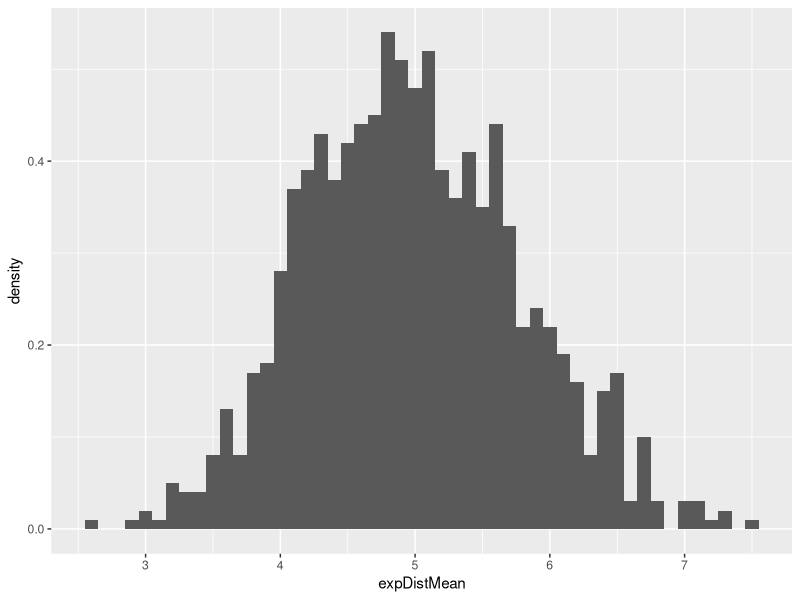
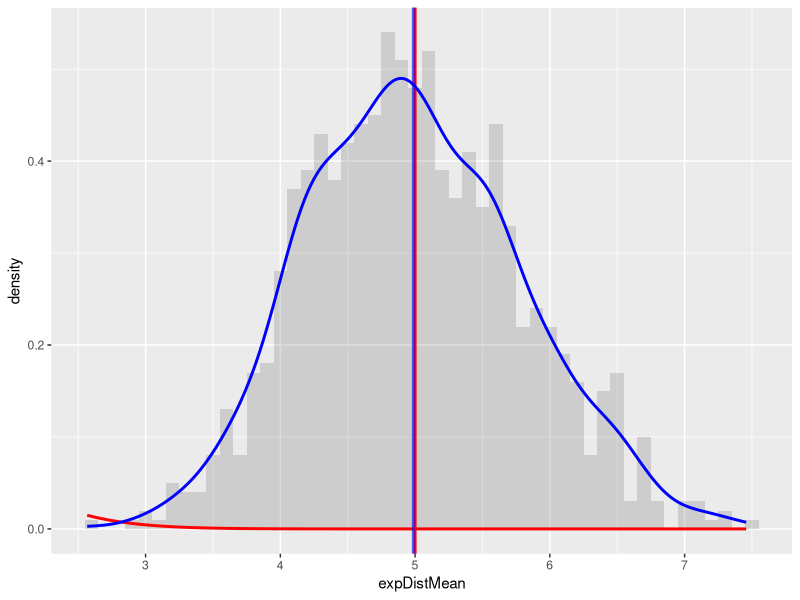

Write the R code that produced these figures, in order.
## ---- chunk 1
# Load necessary libraries
library(ggplot2)

# Set the simulation constants and seed value 
set.seed(3)
n=40
lambda=0.2

# Run the test data 
Mean <- data.frame(sapply(1:1000,function(x) {mean(rexp(n,lambda))}))
names(Mean) <- c("expDistMean")

# Plot the test results

ggplot(data = Mean, aes(x = expDistMean,y=..density..)) + 
  geom_histogram(binwidth=0.1) +   
  scale_x_continuous(breaks=round(seq(min(Mean$expDistMean), max(Mean$expDistMean), by=1)))
## ---- chunk 2
expMean <- 1/lambda
expMean
## ---- chunk 3
sampleMean <- mean(Mean$expDistMean)
sampleMean
## ---- chunk 4

expsd <- 1/lambda/sqrt(n)
expsd
   
## ---- chunk 5

expVar <- (1/lambda/sqrt(n))^2
expVar
   
## ---- chunk 6

samplesd <- sd(Mean$expDistMean)
samplesd
   
## ---- chunk 7

sampleVar <- samplesd^2
sampleVar
   
## ---- chunk 8
# plot the means

ggplot(data = Mean, aes(x = expDistMean)) + 
  geom_histogram(binwidth=0.1, aes(y=..density..),alpha=0.2) + 
  stat_function(fun = dnorm, arg = list(mean = expMean , sd = expsd), colour = "red", size=1) + 
  geom_vline(xintercept = expMean, size=1, colour="red") + 
  geom_density(colour="blue", size=1) +
  geom_vline(xintercept = sampleMean, size=1, colour="blue",alpha=0.6) +
  scale_x_continuous(breaks=round(seq(min(Mean$expDistMean), max(Mean$expDistMean), by=1)))
